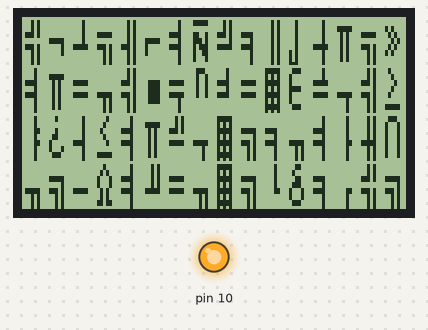
Bench run of a sketch on a simulated Arduino Nano, built with avr-gcc and run on an emulated ATmega328P. Shown: 128×64 one-colour display, output pins drawn as LEDs (lit = HIGH). Wiring (inferred from the names in the program): ST7920 128×64 LCD: SPI. The display's built-in font is replaced by a 5×7 stand-in.

Above: at 0.6 s.

The sketch:

main.ino
```cpp
#include <SPI.h>
#include "driver_st7920.h"

void setup () {
  Serial.begin(9600);
  test();
}

void loop () {
  ;
}
```

driver_st7920.cpp
```cpp
#include <Arduino.h>
#include <SPI.h>
#include "driver_st7920.h"


volatile static char instructionSet_ST7920 = 'B'; // Current instruction set: 'B' - basic, 'E' - extended.
volatile static bool displayStatus_ST7920 = true; // true - display ON, false - display OFF. (irrelevant to backlight).
volatile static bool underlineCursorStatus_ST7920 = true; // true - show underline cursor, false - hide underline cursor.
volatile static bool blinkCursorStatus_ST7920 = true; // true - show blink cursor, false - hide blink cursor.


/* Instruction structure is same to that in datasheet:
   0b RS RW DB7 DB6 DB5 DB4 DB3 DB2 DB1 DB0.
   Bits are reordered and transferred according to transaction rule:
   (byte 1) 1 1 1 1 RW RS 0;
   (byte 2) DB7 DB6 DB5 DB4 0 0 0 0;
   (byte 3) DB3 DB2 DB1 DB0 0 0 0 0. */
static void sendInstruction_ST7920(short instruction) {
  SPI.transfer((instruction >> 8 & 0b0000000010) |
               (instruction >> 6 & 0b0000000100) | 0b11111000);
  SPI.transfer(instruction & 0b0011110000);
  SPI.transfer(instruction << 4 & 0b0011110000);
  delayMicroseconds(80);
}


/* Provide 'E' to select "extended instruction" set.
   Provide 'B' to select "basic instruction" set.
   Avoid choosing same instruction set repeatly to save time. */
static void chooseInstructionSet_ST7920(char choice) {
  if (choice == 'E' and instructionSet_ST7920 == 'B') {
    instructionSet_ST7920 = 'E';
    sendInstruction_ST7920(0b0000110100);
  } else if (choice == 'B' and instructionSet_ST7920 == 'E') {
    instructionSet_ST7920 = 'B';
    sendInstruction_ST7920(0b0000110000);
  }
}


/* mode = 'C': cursor moves after writing a character
   mode = 'D': display shifts after writing a character
   direction = 'L': cursor or display moves left
   direction = 'R': cursor or display moves right */
static void setEntryMode_ST7920(char mode, char direction) {
  chooseInstructionSet_ST7920('B');
  if (mode == 'C' and direction == 'R') sendInstruction_ST7920(0b0000000110);
  else if (mode == 'C' and direction == 'L') sendInstruction_ST7920(0b0000000100);
  else if (mode == 'D' and direction == 'R') sendInstruction_ST7920(0b0000000101);
  else if (mode == 'D' and direction == 'L') sendInstruction_ST7920(0b0000000111);
}


/* direction = 'R': move cursor right by one, address counter += 1.
   direction = 'L': move cursor left by one, address counter -= 1. */
static void moveCursor_ST7920(char direction) {
  chooseInstructionSet_ST7920('B');
  if (direction == 'R') sendInstruction_ST7920(0b0000010100);
  else if (direction == 'L') sendInstruction_ST7920(0b0000010000);
}


/* direction = 'R': Shift entire display content right by one.
   direction = 'L': Shift entire display content left by one.
   Shift of content is achieved by changing pixel mapping offset of LCD driver.
   Data in DDRAM and address counter remains unchanged. */
static void shiftDisplay_ST7920(char direction) {
  chooseInstructionSet_ST7920('B');
  if (direction == 'R') sendInstruction_ST7920(0b0000011100);
  else if (direction == 'L') sendInstruction_ST7920(0b0000011000);
}


/* Only move cursor to home without changing data in DDRAM. */
static void homeCursor_ST7920() {
  chooseInstructionSet_ST7920('B');
  sendInstruction_ST7920(0b0000000010);
}


/* Correctly set the cursor position according to cursor change pattern.
   32 full sized 16*16 characters can be presented by 128*64 display at the same time.
   The position is a number between 0 (top left corner) and 31 (bottom right corner). */
static void setCursor_ST7920(byte position) {
  if ((position >= 0 && position <= 7) || (position >= 24 && position <= 31)) {
    sendInstruction_ST7920(0b0010000000 | position);
  } else if (position >= 8 && position <= 15) {
    sendInstruction_ST7920(0b0010000000 | position + 8);
  } else if (position >= 16 && position <= 23) {
    sendInstruction_ST7920(0b0010000000 | position - 8);
  }
}


void initialize_ST7920() {
  // Activate and config SPI communication.
  SPI.begin();
  SPI.beginTransaction(SPISettings(600000, MSBFIRST, SPI_MODE3));

  // Choose basic function set.
  instructionSet_ST7920 = 'B';
  sendInstruction_ST7920(0b0000110000);
  delayMicroseconds(20);

  // set display status according to global variables defined at the beginning.
  short displayControl = 0b0000001000;
  if (displayStatus_ST7920) displayControl |=  0b0000000100;
  if (underlineCursorStatus_ST7920) displayControl |= 0b0000000010;
  if (blinkCursorStatus_ST7920) displayControl |= 0b0000000001;
  sendInstruction_ST7920(displayControl);
  delayMicroseconds(20);

  // Clear display content.
  sendInstruction_ST7920(0b0000000001);
  delay(10);

  // set entry mode: cursor moves right
  sendInstruction_ST7920(0b0000000110);
}


void clearCharacterDisplay_ST7920() {
  chooseInstructionSet_ST7920('B');
  sendInstruction_ST7920(0b0000000001);
  delay(2);
}


void setDisplayStatus_ST7920(char option, bool status) {
  short instruction = 0b0000001000;

  switch (option) {
    case 'D':
      displayStatus_ST7920 = status;
      break;
    case 'C':
      underlineCursorStatus_ST7920 = status;
      break;
    case 'B':
      blinkCursorStatus_ST7920 = status;
      break;
  }

  if (displayStatus_ST7920) instruction |=  0b0000000100;
  if (underlineCursorStatus_ST7920) instruction |= 0b0000000010;
  if (blinkCursorStatus_ST7920) instruction |= 0b0000000001;

  chooseInstructionSet_ST7920('B');
  sendInstruction_ST7920(instruction);
}


void printHalfCharacters_ST7920(char chars[], byte length, byte row, byte column) {
  byte position = row * 16 + column; // range of position for half chars is 0-63
  setCursor_ST7920(position / 2); // move cursor to specified position

  if (position % 2 == 1) sendInstruction_ST7920(0b1000100000); // add a space at the beginning when needed
  for (byte i = 0; i < length; i++) {
    if (position == 16 || position == 32 || position == 48)
      setCursor_ST7920(position / 2); // move to the next line by set cursor on appropriate position on the display module
    sendInstruction_ST7920(0b1000000000 | chars[i]);
    position += 1;
  }
  if (position % 2 == 1) sendInstruction_ST7920(0b1000100000); // add a space at the end when needed
}


void printFullCharacters_ST7920(short chars[], byte length, byte row, byte column) {
  byte position = row * 8 + column;
  setCursor_ST7920(position);

  for (byte i = 0; i < length; i++) {
    if (position == 8 || position == 16 || position == 24)
      setCursor_ST7920(position);
    sendInstruction_ST7920(0b1000000000 | chars[i] >> 8 & 0b0000000011111111);
    sendInstruction_ST7920(0b1000000000 | chars[i] & 0b0000000011111111);
    position += 1;
  }
}


void test() {
  initialize_ST7920();

  delay(500);
  short chineseChars[] = {
    0xCEAA, 0xC1CB, 0xB6A9, 0xB5A5, 0xBCB8, 0xBAF5, 0xC5E3, 0xCBAF,
    0xB5E3, 0xCDB7, 0xB9FE, 0xD1FC, 0xBECD, 0xB2EE, 0xCFC2, 0xB9F2,
    0xC6A8, 0xB4F3, 0xB5E3, 0xCAC2, 0xB2BB, 0xB8D2, 0xB5C3, 0xD7EF,
    0xD2BB, 0xC4EA, 0xB5BD, 0xCDB7, 0xB2BB, 0xC0EB, 0xB8DA, 0xCEBB};

  printFullCharacters_ST7920(chineseChars, 32, 0, 0);

  /*
  for (int i = 0; i < 1; i++) {
    printHalfCharacters_ST7920("Hello world!", 12, 0, 0);
    delay(1000);
    printHalfCharacters_ST7920("Hola, mundo!", 12, 1, 1);
    delay(1000);
    printHalfCharacters_ST7920("Bojo le mod!", 12, 2, 2);
    delay(1000);
    printHalfCharacters_ST7920("Kon'nichiwa!", 12, 3, 3);
    delay(1000);

    setDisplayStatus_ST7920('D', false);
    delay(200);
    setDisplayStatus_ST7920('D', true);
    delay(200);
    setDisplayStatus_ST7920('D', false);
    delay(200);
    setDisplayStatus_ST7920('D', true);
    delay(200);
    setDisplayStatus_ST7920('D', false);
    delay(200);

    clearCharacterDisplay_ST7920();
    setDisplayStatus_ST7920('D', true);
  }

  while (true) {
  printHalfCharacters_ST7920("This is a display test for 128*64 LCD display module with ST7920", 64, 0, 0);
  delay(3000);
  clearCharacterDisplay_ST7920();
  printHalfCharacters_ST7920("If you can see these texts, then the program and module are fine", 64, 0, 0);
  delay(3000);
  clearCharacterDisplay_ST7920();
  }
  */

}

/* DDRAM address is used to locate the character going to be shown.
   Hence it can also be understood as "cursor".
   6 bits (A5-A0) are used to express DDRAM address, so the range is 0-63 (0b000000 - 0b111111).

   ST7920 is designed for 256*64 display.
   However this driver is programmed for 128*64 display with ST7920.

   DDRAM address and corresponding cursor position for 256*64 display:
   Line 0: [00] [01] [02] [03] [04] [05] [06] [07] [08] [09] [10] [11] [12] [13] [14] [15]
   Line 1: ...
   ......: ...
   Line 4: [48] [49] [50] [51] [52] [53] [54] [55] [56] [57] [58] [59] [60] [61] [62] [63]

   That for 128*64 display (*be careful its very weird* blame the pcb designer):
   Line 0: [00] [01] [02] [03] [04] [05] [06] [07] (first 8 chars of line 0)
   Line 1: [16] [17] [18] [19] [20] [21] [22] [23] (first 8 chars of line 1)
   Line 2: [08] [09] [10] [11] [12] [13] [14] [15] (latter 8 chars of line 0)
   Line 3: [24] [25] [26] [27] [28] [29] [30] [31] (latter 8 chars of line 1)

   Address counter of DDRAM will be added / subtracted by 1 within the range 0-63,
   but 32-63 is not shown on 128*64. */
```

driver_st7920.h
```cpp
#ifndef DRIVER_ST7920_H
#define DRIVER_ST7920_H


/* Wire Connection for Arduino Nano:
   Display Module - Nano Board
   VCC - 5V
   GND - GND
   RS (CS) - D10 (SPI chip-select)
   R/W (SID) - D11 (SPI master data output)
   E (SCLK) - D13 (SPI clock)
   PSB - GND (select SPI as communication mode)
   RST - 3V3 (never reset)
   BLA (backlight LED +) - 5V (some other module needs 3.3v)
   BLK (backlight LED -) - GND */


#include <Arduino.h>


// 8*16 half height non-ascii character (icon) code
#define SMILE_REVERSE 0x01
#define SMILE 0x02
#define HEART 0x03
#define DIAMOND 0x04
#define CLUB 0x05
#define SPADE 0x06
#define DOT 0x07
#define DOT_REVERSE 0x08
#define CIRCLE 0x09
#define CIRCLE_REVERSE 0x0a
#define MALE 0x0b
#define FEMALE 0x0c
#define QUAVER 0x0d
#define QUAVER_DOUBLE 0x0e
#define SUN 0x0f
#define TRIANGLE_RIGHT 0x10
#define TRIANGLE_LEFT 0x11
#define ARROW_UP_DOWN 0x12
#define EXCLAMATION_DOUBLE 0x13
#define PILCROW 0x14
#define SILCROW 0x15
#define UNDERLINE 0x16
#define ARROW_UP_DOWN_UNDERLINE 0x17
#define ARROW_UP 0x18
#define ARROW_DOWN 0x19
#define ARROW_RIGHT 0x1a
#define ARROW_LEFT 0x1b
#define DIVIDE 0x1c
#define ARROW_LEFT_RIGHT 0x1d
#define TRIANGLE_UP 0x1e
#define TRIANGLE_DOWN 0x1f
#define TRIANGLE_UP_HOLLOW 0x7f


void test();

// Initialize the display according to the instructions in the datasheet.
void initialize_ST7920();

// Clear all characters and home cursor (reset DDRAM data and address).
void clearCharacterDisplay_ST7920();

/* Turn on/off character and cursor display (not backlight)
   option: 'D' - display, 'C' - cursor, 'B' - cursor blink.
   status: true - ON, false - OFF. */
void setDisplayStatus_ST7920(char option, bool status);

/* Print a series of half height 8*16 characters.
   The order is from left to right and from top to bottom.
   chars: An array of chars or half height character code for icons.
   length: number of half characters in array.
   row (0-3): The row number (vertical position) of the first character.
   column (0-15): The column number (horizontal position) of the first character. */
void printHalfCharacters(char chars[], char length, char row, char column);

/* Print a series of 16*16 Chinese/Japanese/Korean characters.
   The order is from left to right and from top to bottom.
   chars: An array of GB codes of your characters.
   length: number of character codes in the array.
   row (0-3): The row number (vertical position) of the first character.
   column (0-7): The column number (horizontal position) of the first character. */
void printFullCharacters_ST7920(short chars[], byte length, byte row, byte column);

#endif
```
